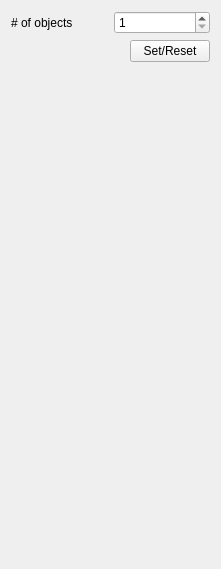
<?xml version="1.0" encoding="UTF-8"?>
<ui version="4.0">
 <class>Pochi_pochi_widget</class>
 <widget class="QWidget" name="Pochi_pochi_widget">
  <property name="geometry">
   <rect>
    <x>0</x>
    <y>0</y>
    <width>221</width>
    <height>569</height>
   </rect>
  </property>
  <property name="windowTitle">
   <string>Form</string>
  </property>
  <layout class="QVBoxLayout" name="verticalLayout_5">
   <item>
    <layout class="QVBoxLayout" name="verticalLayout_4">
     <item>
      <layout class="QHBoxLayout" name="horizontalLayout">
       <item>
        <widget class="QLabel" name="label">
         <property name="text">
          <string># of objects</string>
         </property>
        </widget>
       </item>
       <item>
        <widget class="QSpinBox" name="nObjectsSpinBox">
         <property name="minimum">
          <number>1</number>
         </property>
         <property name="maximum">
          <number>9999</number>
         </property>
        </widget>
       </item>
      </layout>
     </item>
     <item>
      <layout class="QHBoxLayout" name="horizontalLayout_4">
       <item>
        <spacer name="horizontalSpacer">
         <property name="orientation">
          <enum>Qt::Horizontal</enum>
         </property>
         <property name="sizeHint" stdset="0">
          <size>
           <width>40</width>
           <height>20</height>
          </size>
         </property>
        </spacer>
       </item>
       <item>
        <widget class="QPushButton" name="resetButton">
         <property name="sizePolicy">
          <sizepolicy hsizetype="Preferred" vsizetype="Preferred">
           <horstretch>0</horstretch>
           <verstretch>0</verstretch>
          </sizepolicy>
         </property>
         <property name="text">
          <string>Set/Reset</string>
         </property>
        </widget>
       </item>
      </layout>
     </item>
     <item>
      <spacer name="verticalSpacer">
       <property name="orientation">
        <enum>Qt::Vertical</enum>
       </property>
       <property name="sizeHint" stdset="0">
        <size>
         <width>20</width>
         <height>40</height>
        </size>
       </property>
      </spacer>
     </item>
    </layout>
   </item>
  </layout>
 </widget>
 <resources/>
 <connections/>
</ui>
